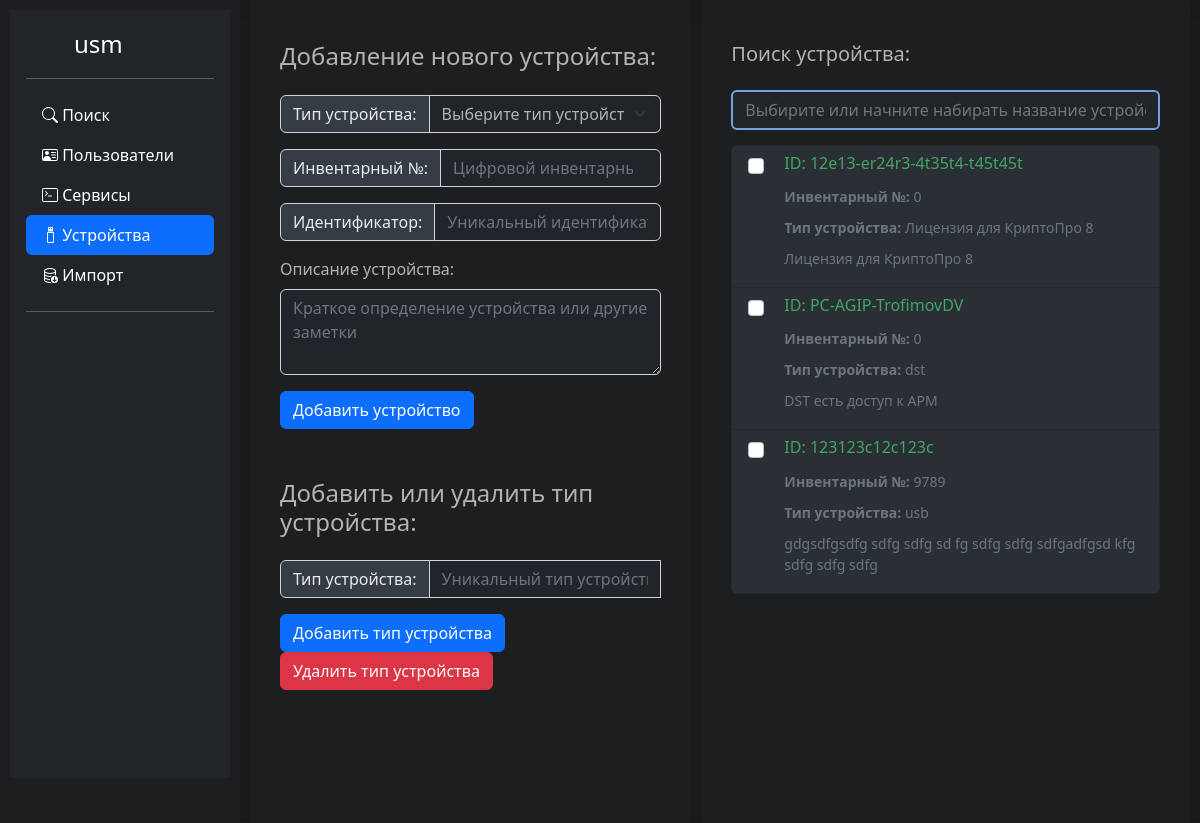
/device, run on the app's committed database.
### tables this page shows
CREATE TABLE device (device_ident varchar(300) PRIMARY KEY, device_inv varchar(300), device_type_name varchar(300), device_text varchar(300));

### um.py (the view)
@app.route('/device', methods=['GET', 'POST'])
def device():
    search_value = False
    device_value = False
    search_value = search_device_type()
    device_value = search_device()
    return render_template('device.html', side_pos='active', search_value=search_value, device_value=device_value)

### um.py (called while the page is built)
def search_device_type():
    conn = sqlite3.connect(path_db)
    conn.row_factory = sqlite3.Row
    cursor = conn.cursor()
    cursor.execute("create table if not exists device_type (device_type_name varchar(300) PRIMARY KEY);")
    cursor.execute('SELECT * FROM device_type')
    results = cursor.fetchall()
    conn.close()
    return (results)

def search_device():
    conn = sqlite3.connect(path_db)
    conn.row_factory = sqlite3.Row
    cursor = conn.cursor()
    cursor.execute("create table if not exists device (id integer, device_type_name varchar(300), device_inv varchar(300), device_ident varchar(300) PRIMARY KEY, device_text varchar(300));")
    cursor.execute('SELECT * FROM device')
    results = cursor.fetchall()
    conn.close()
    return (results)

### templates/device.html (shortened to what this page needs)
{%extends "base.html"%}
{%block device%}
{{side_pos}}
{%endblock%}
{%block device_div_main_form%}
<div class="um_hor_separation"></div>
<form class="needs-validation um_form_service" action="{{ url_for('device_insert') }}" method="POST" novalidate>
<div  style="margin: 20px; width: auto;">
    <div class="input-group mb-3">
     <h4>Добавление нового устройства:</h4>
  </div>
    <div class="input-group mb-3">
        <span class="input-group-text" id="basic-addon1">Тип устройства:</span>
        <select style="background-color: #212529; color: #b3b3b3;" id="device_type_name" name="device_type_name" class="form-select" aria-label="Default select example">
          <option selected>Выберите тип устройства</option>
        </select>
    </div>
    <div class="input-group mb-3">
        <span class="input-group-text" id="basic-addon1">Инвентарный №:</span>
        <input style="background-color: #212529; color: #b3b3b3;" type="number" class="form-control" placeholder="Цифровой инвентарный код" id="device_inv" name="device_inv" required>
    </div>
    <div class="input-group mb-3">
      <span class="input-group-text" id="basic-addon1">Идентификатор:</span>
      <input style="background-color: #212529; color: #b3b3b3;" type="text" class="form-control" placeholder="Уникальный идентификатор устройства" id="device_ident" name="device_ident" required>
    </div>
    <div class="mb-3">
      <label for="exampleFormControlTextarea1" class="form-label">Описание устройства:</label>
      <textarea style="background-color: #212529; color: #b3b3b3;" class="form-control" id="device_text"  name="device_text" rows="3" placeholder="Краткое определение устройства или другие заметки" required></textarea>
    </div>
        <div class="input-group mb-3">
        <input  class="btn btn-primary" type="submit" value="Добавить устройство" >
    </div>
</form>
<div style="margin-top: 50px;"class="input-group mb-3">
  <h4>Добавить или удалить тип устройства:</h4>
</div>
<form action="{{ url_for('device_insert_type') }}" method="POST" novalidate>
  <div class="input-group mb-3">
    <span class="input-group-text" id="basic-addon1">Тип устройства:</span>
    <input style="background-color: #212529; color: #b3b3b3;" class="form-control" list="datalistOptions" id="device_type_name" name="device_type_name" placeholder="Уникальный тип устройства" >
  </div>
<div class="row">
<div class="col">
  <input  formaction="{{ url_for('device_insert_type') }}" formmethod="post" class="btn btn-primary" type="submit" value="Добавить тип устройства">
</div>
<div class="col-md-auto">
  <input  formaction="{{ url_for('device_remove_type') }}" formmethod="post" class="btn btn-danger" type="submit" value="Удалить тип устройства">
</div>
</div>
</form>
<div class="um_hor_separation"></div>
<form class="um_form_service" action="" method="POST" novalidate>
<div  style="margin: 20px; width: auto;" class ="">
  <div class="input-group mb-3">
    <h5>Поиск устройства:</h5>
  </div>
<input style=" border: 2px solid #72a2e0; " class="um_form_input "  id="device_name_search" name="device_name_search" placeholder="Выбирите или начните набирать название устройства">
</form>
<form class="" action="{{ url_for('device_del') }}" method="POST" id="device_search" novalidate>
  <div class="list-group mx-0 w-auto" style="margin-top: 15px; height: 81vh;">
  {% set i = namespace(value=0) %}
  {% for value in device_value %}
   <label class="list-group-item list_items um_service_list">
     <input class="form-check-input flex-shrink-0" type="checkbox" value="{{ value.device_ident }}" name="device_ident" id="device_ident{{ i.value }}" onclick="device_change_data(this,device_remove_hide{{ i.value }},device_type_value{{ i.value }},device_inv_value{{ i.value }},device_ident_value{{ i.value }},device_text_value{{ i.value }})">
     <span>
       <h6>ID: {{ value.device_ident }}</h6>
       <small class="d-block text-muted">
        <strong>Инвентарный №:</strong>  {{ value.device_inv }}
        <strong>Тип устройства:</strong>  {{ value.device_type_name }}
        {{ value.device_text }}
       </small>
     </span>
   </label>
      {% set i.value = i.value + 1 %}
  {% endfor %}
  </div>
</form>
<div class="um_hor_separation"></div>
{%endblock%}

### templates/base.html (shortened to what this page needs)
<!DOCTYPE html>
<html lang="en">
<head>
    <link rel="stylesheet" href="{{ url_for('static', filename='/css/bootstrap.min.css') }}">
    <link rel="stylesheet" href="{{ url_for('static', filename='/local_css/um.css') }}">
</head>
<body>
    <main class="d-flex flex-nowrap um_bg">
  <div class="um_menu_bg" >
    <div class="flex-column flex-shrink-0 p-3 text-bg-dark" style="width: 220px; height: 96vh;">
        <a href="/" class="d-flex align-items-center mb-3 mb-md-0 me-md-auto text-white text-decoration-none">
          <svg class="bi pe-none me-2" width="40" height="32"><use xlink:href="#bootstrap"></use></svg>
          <span class="fs-4">usm</span>
        </a>
        <hr>
        <ul class="nav nav-pills flex-column mb-auto">
          <li class="nav-item">
            <a href="/" class="nav-link {%block search%}text-white{%endblock%}" aria-current="page">
              Поиск
            </a>
          </li>
          <li>
            <ul class="nav nav-pills flex-column mb-auto">
              <li class="nav-item">
                <a href="/users" class="nav-link {%block users%}text-white{%endblock%}" aria-current="page">
                  Пользователи
                </a>
              </li>
              <li>
            <a href="/service" class="nav-link {%block service%}text-white{%endblock%}">
              Сервисы
            </a>
          </li>
          <li>
            <a href="/device" class="nav-link {%block device%}text-white{%endblock%}">
              Устройства
            </a>
          </li>
          <li>
            <a href="/imp_exp" class="nav-link {%block imp_exp%}text-white{%endblock%}">
              Импорт
            </a>
          </li>
        </ul>
        <hr>
      </div>
    </div>
{%block device_div_main_form%}{%endblock%}
</main>
</body>
</html>

### static/local_css/um.css (style rules this page uses)
.um_form_service { padding: 10px; padding-top: 22px; border-radius: 5px; color: #b3b3b3 }
.um_bg { background-color: #1c1e20; }
.um_service_list { background-color: #2a2f35; color: #43a564 }
.input-group-text { display: flex; align-items: center; padding: 0.375rem 0.75rem; font-size: 1rem; font-weight: 400; line-height: 1.5; color: #e9ecef; text-align: center; white-space: nowrap; background-color: #363c43; border: 1px solid #ced4da; border-radius: 0.375rem; }
.um_form_input { display: block; width: 100%; padding: 0.375rem 0.75rem; font-size: 1rem; font-weight: 400; line-height: 1.5; color: #fff; background-color: #212529; background-clip: padding-box; border: 1px solid #ced4da; -webkit-appearance: none; -moz-appearance: none; appearance: none; border-radius: 0.375rem; transition: border-color .15s ease-in-out,box-shadow .15s ease-in-out; }
.um_menu_bg { padding: 10px; color: #b3b3b3 }
.um_hor_separation { flex-shrink: 0; width: 10px; height: auto; border: solid rgba(0, 0, 0, .15); border-width: 1px 0; box-shadow: inset 0 0.5em 1.5em rgb(0 0 0 / 10%), inset 0 0.125em 0.5em rgb(0 0 0 / 15%); }
.list_items { gap: 10px; display: flex; }

### templates/base.html (style rules this page uses)
.bi { vertical-align: -.125em; fill: currentColor; }

### data on the page
device: device_ident "12e13-er24r3-4t35t4-t45t45t", device_inv "0", device_type_name "Лицензия для КриптоПро 8", device_text "Лицензия для КриптоПро 8"
device: device_ident "PC-AGIP-TrofimovDV", device_inv "0", device_type_name "dst", device_text "DST есть доступ к АРМ"
device: device_ident "123123c12c123c", device_inv "9789", device_type_name "usb", device_text "gdgsdfgsdfg sdfg sdfg sd fg sdfg sdfg sdfgadfgsd kfg sdfg sdfg sdfg"
